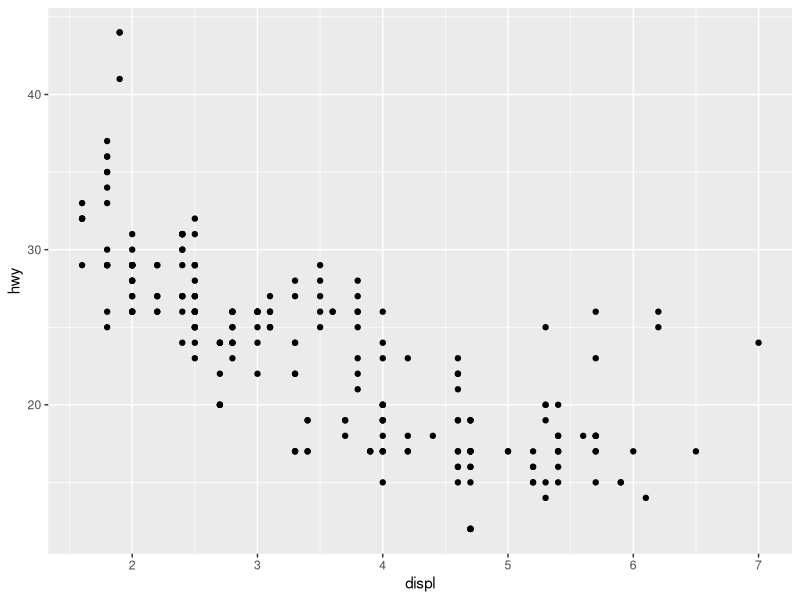
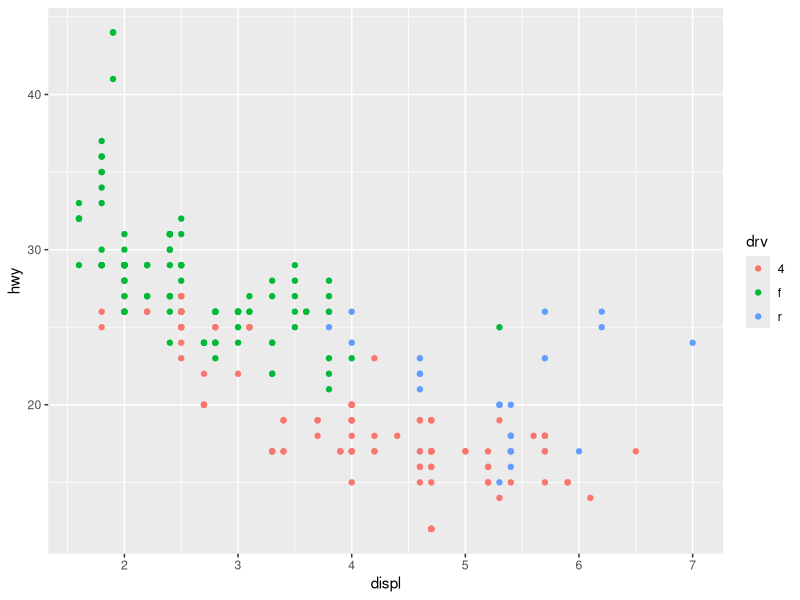
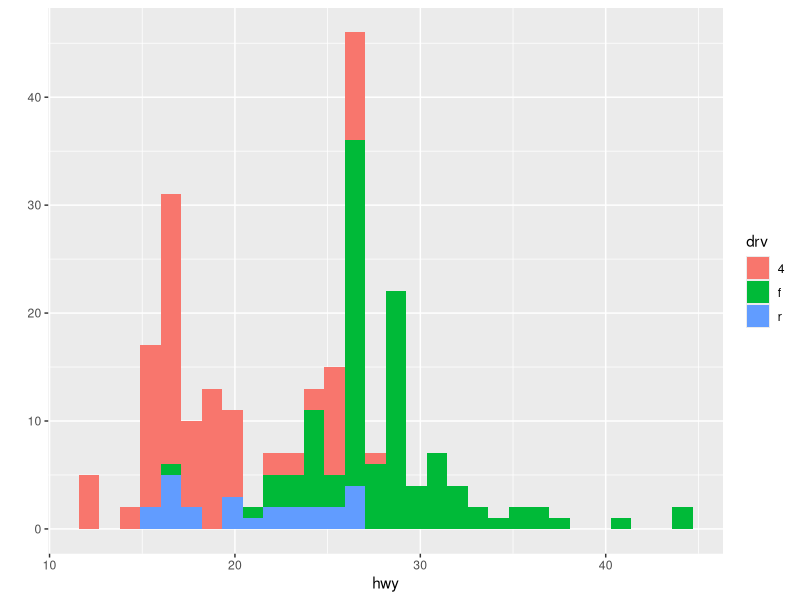
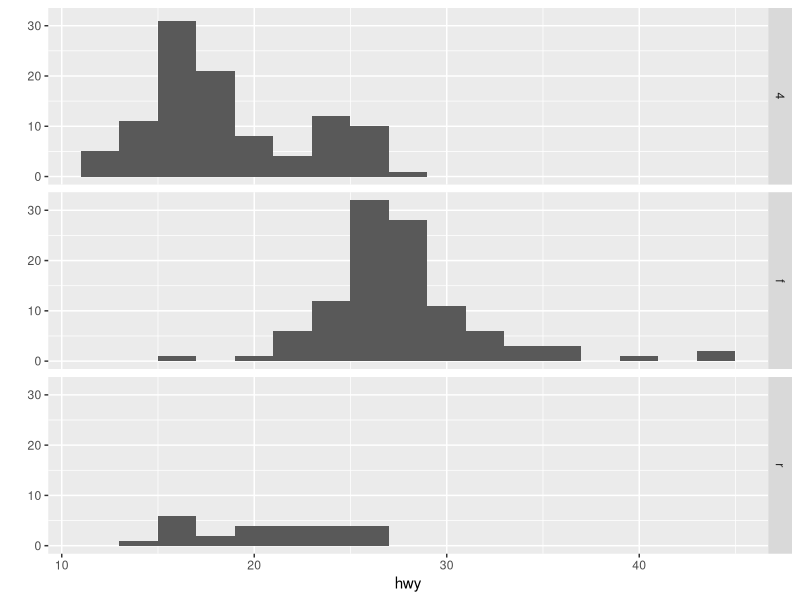
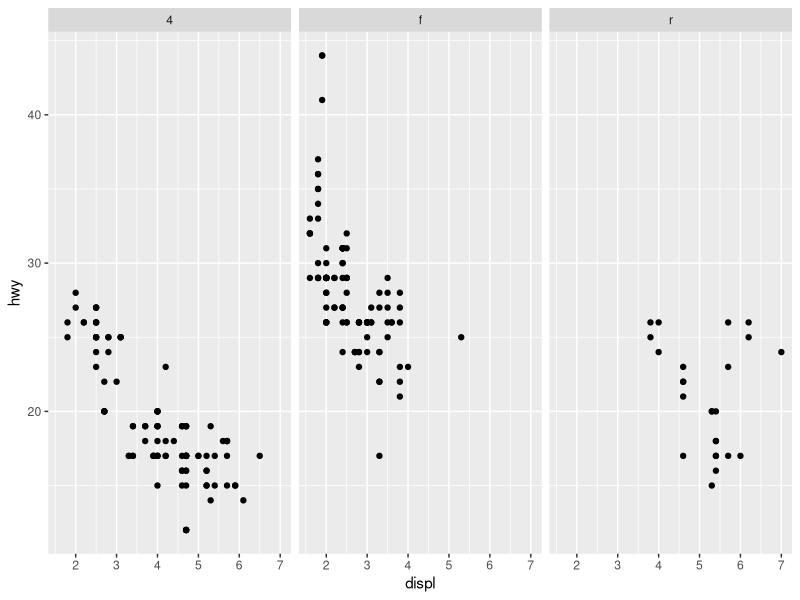
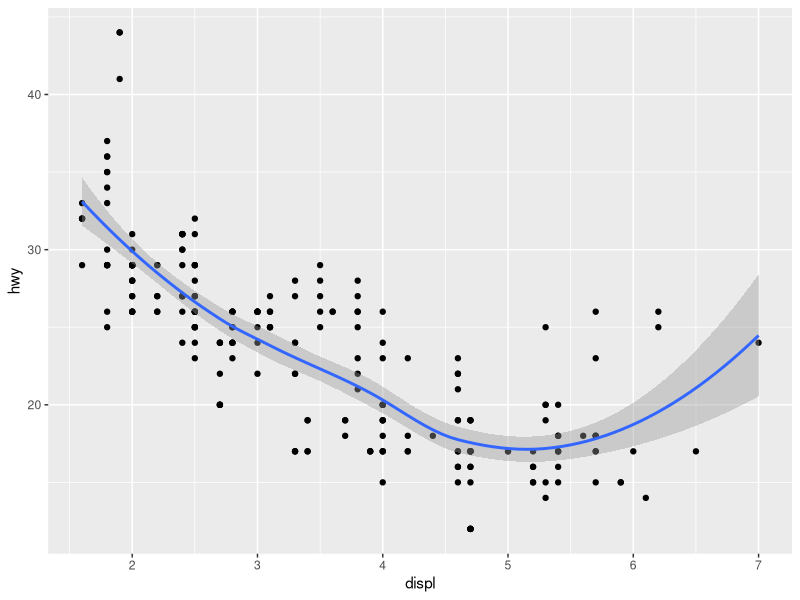
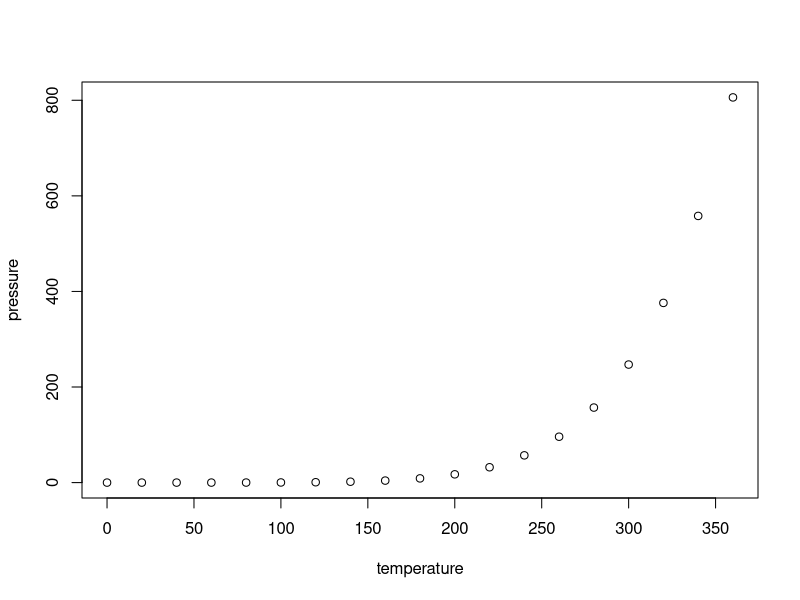

The R script that drew these images, in order:
## ---- chunk 1
library(datasets)
library(ggplot2)
df=datasets::mtcars

## ---- chunk 2
str(df)
df
## ---- chunk 3

## ---- chunk 4
qplot(displ,hwy,data=mpg)
## ---- chunk 5
qplot(displ,	hwy,	data	=	mpg,	color	=	drv)	
## ---- chunk 6
qplot(hwy,	data	=	mpg,	fill	=	drv)	
## ---- chunk 7
qplot(hwy,	data	=	mpg,	facets	=	drv	~	.,	binwidth	=	2)
## ---- chunk 8
qplot(displ,	hwy,	data	=	mpg,	facets	=	.	~	drv)	
## ---- chunk 9
qplot(displ,	hwy,	data	=	mpg,	geom	=	c("point",	"smooth"))	
## ---- chunk 10
plot(pressure)
